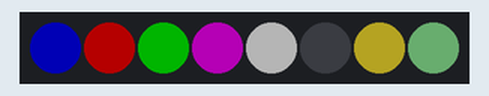
Bench run of a sketch on a simulated Arduino Uno R4 WiFi. On the bench: 8 RGB LEDs in strip order, left to right. Dim RGB values are drawn brighter than linear.

Above: at 0.1 s.
At 8.48 s:
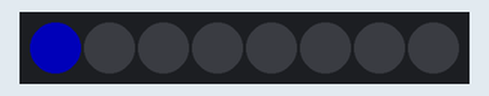
Timing chart, 0 to 40.0 s (numbered marks = the images above):
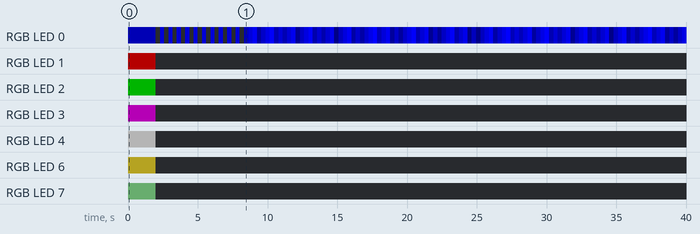

Measured:
- by itself, RGB LED 0: off → RGB(0, 0, 63) at 0.00 s, → off 2.0 s later, → RGB(0, 0, 138) 0.30 s later, → off 0.30 s later, … (125 changes in this stretch)

The sketch:

Modulino_Pixels.ino
```cpp
#include <Modulino.h>

ModulinoPixels pix;

ModulinoColor BLACK(0,0,0);
ModulinoColor YELL(255,230,50);
ModulinoColor MyCOL(120,200,130);

void setup() {
  Modulino.begin();
  pix.begin();

  int lum = 25; // 0 - 255
  pix.set(0, BLUE, lum);
  pix.set(1, RED, lum);
  pix.set(2, GREEN, lum);
  pix.set(3, VIOLET, lum);
  pix.set(4, WHITE, lum);
  pix.set(5, BLACK, lum);
  pix.set(6, YELL, lum);
  pix.set(7, MyCOL, lum);
  pix.show();

  delay(1000);
  pix.clear();
  delay(1000);

  for (int i = 0; i < 10; i++){
    pix.set(0, BLUE, 0);
    pix.show();
    delay(300);
    pix.set(0, BLUE, 255);
    pix.show();
    delay(300);
  }
}

void loop() {
  for (int i = 0; i < 256; i++){
    pix.set(0, BLUE, i);
    pix.show();
    delay(10);
  }
}
```
